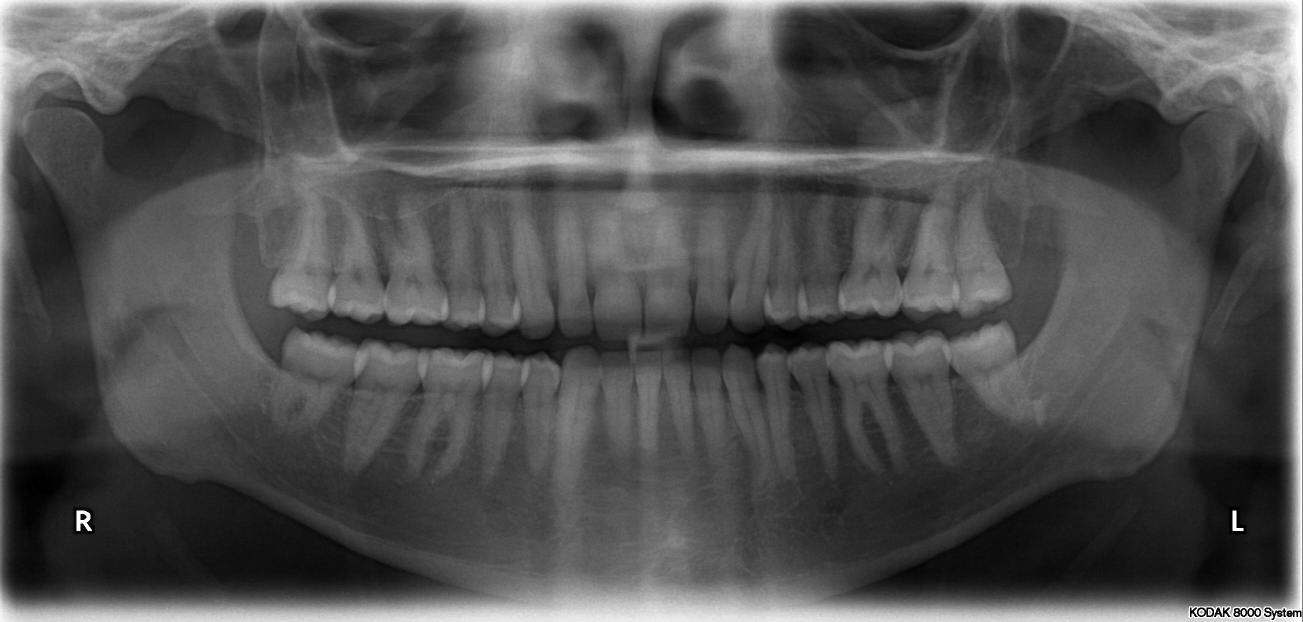
#> input picture partial-exams/1-kol-19/stefan-res/Figure1.jpg, 2606 x 1244 px (shown at 1/2 size)
$ python 1.py
#> lines starting #> are read from the running program, lines starting #| are printed output that depends on the picture
import cv2
import matplotlib.pyplot as plt

image = cv2.imread('Figure1.jpg', cv2.IMREAD_GRAYSCALE)
#> image is the input picture: shape (1244, 2606); min 0, max 255, mean 80.1

plt.subplot(321)
plt.imshow(image, cmap='gray')
plt.title('Original Image')

plt.subplot(322)
plt.hist(image.ravel(), 256, [0,256])

equ = cv2.equalizeHist(image)
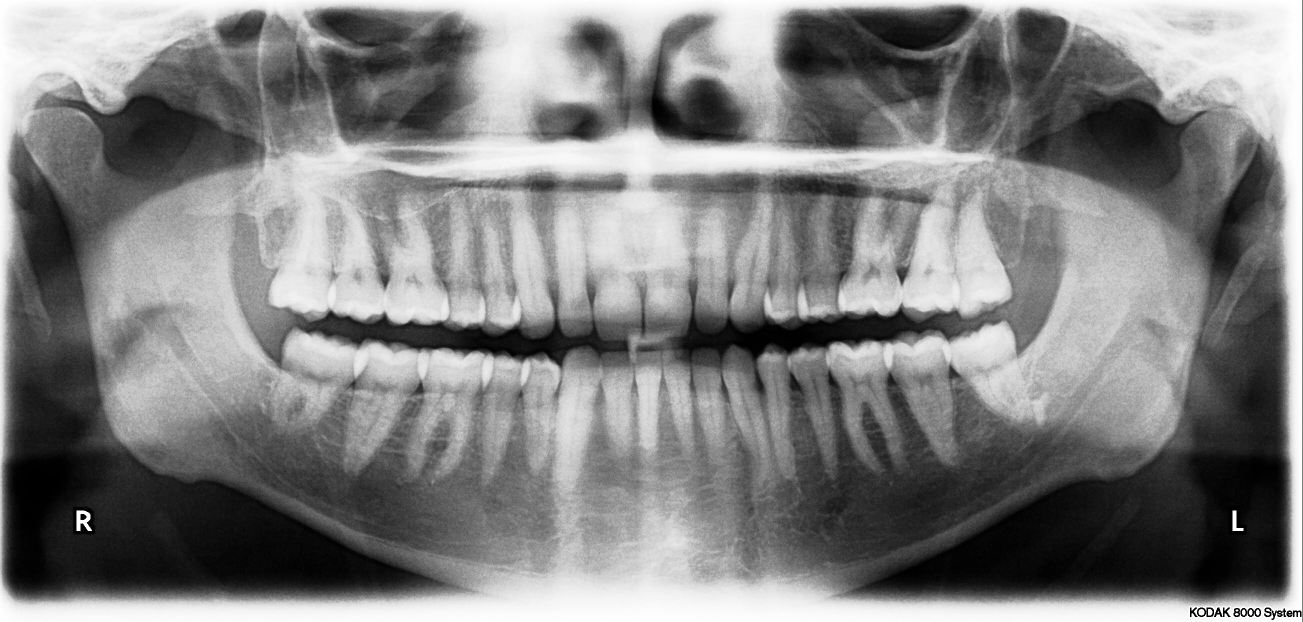
#> equ: shape (1244, 2606) (shown at 1/2 size); min 0, max 255, mean 128.4
plt.subplot(323)
plt.imshow(equ, cmap='gray')
plt.title('Global histogram equalization')

plt.subplot(324)
plt.hist(equ.ravel(), 256, [0,256])

# regionot vrz koj se pravi ekvilizacija e 8x8 kolku pomal tolku podobar no pobavno
# clipLimit e koi vrednosti na pikseli se isfrleni od eq
plt.subplot(325)
clahe = cv2.createCLAHE(clipLimit=50.0, tileGridSize=(8,8))
cl1 = clahe.apply(image)
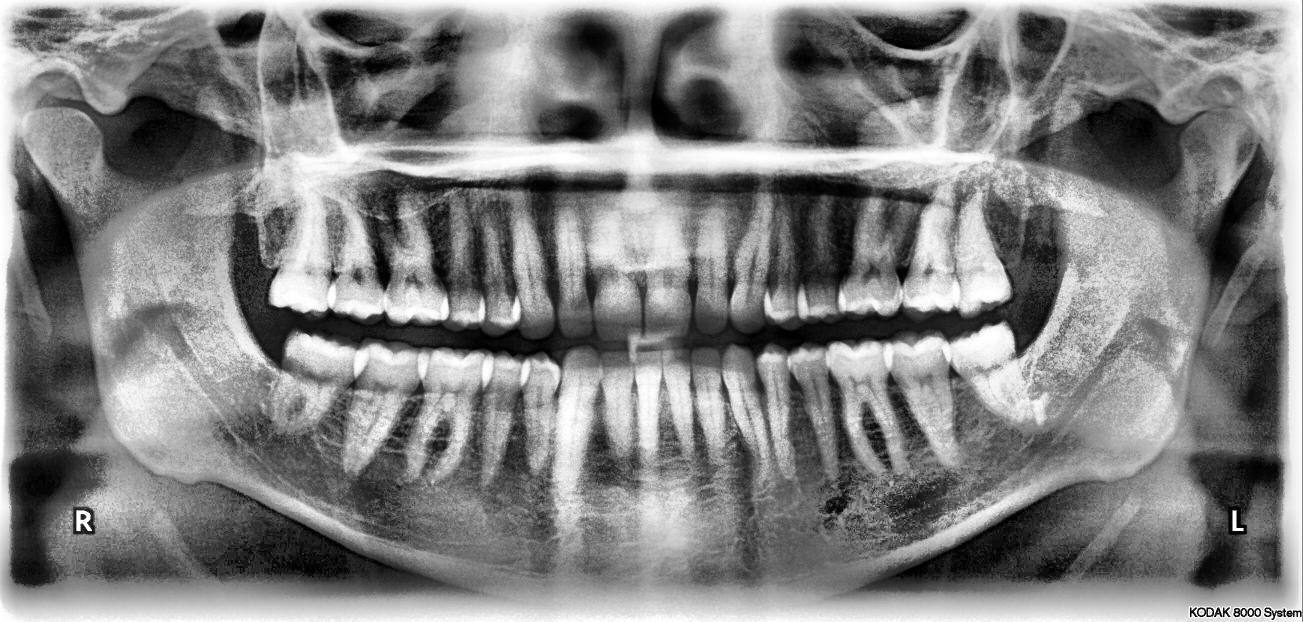
#> cl1: shape (1244, 2606) (shown at 1/2 size); min 0, max 255, mean 128.9
plt.imshow(image, cmap='gray')
plt.title('Adaptive histogram equalization')

plt.subplot(326)
plt.hist(cl1.ravel(),256,[0,256])

plt.show()
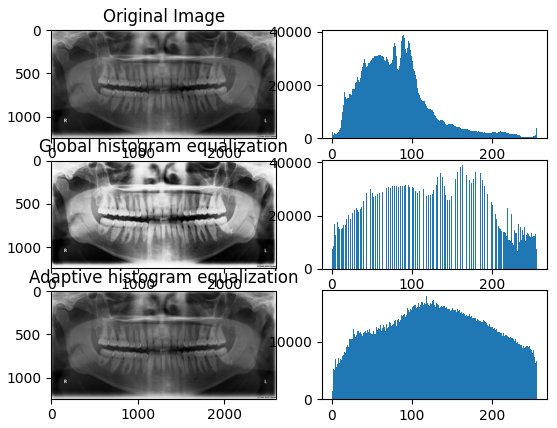
#> figure drawn by matplotlib, 6 panels; panel 2: tallest bar 38899 high, from x = 89 to 90; panel 4: tallest bar 38899 high, from x = 163 to 164; panel 6: tallest bar 18031 high, from x = 118 to 119

$ run again, with partial-exams/1-kol-19/stefan-res/Figure2.jpg copied over partial-exams/1-kol-19/stefan-res/Figure1.jpg
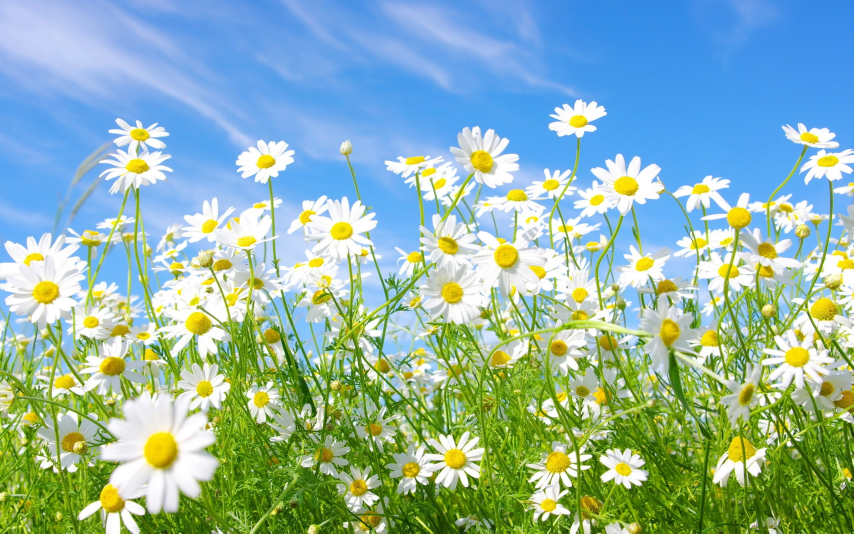
#> input picture partial-exams/1-kol-19/stefan-res/Figure2.jpg, 2560 x 1600 px (shown at 1/3 size)
#> `equ = cv2.equalizeHist(image)`:
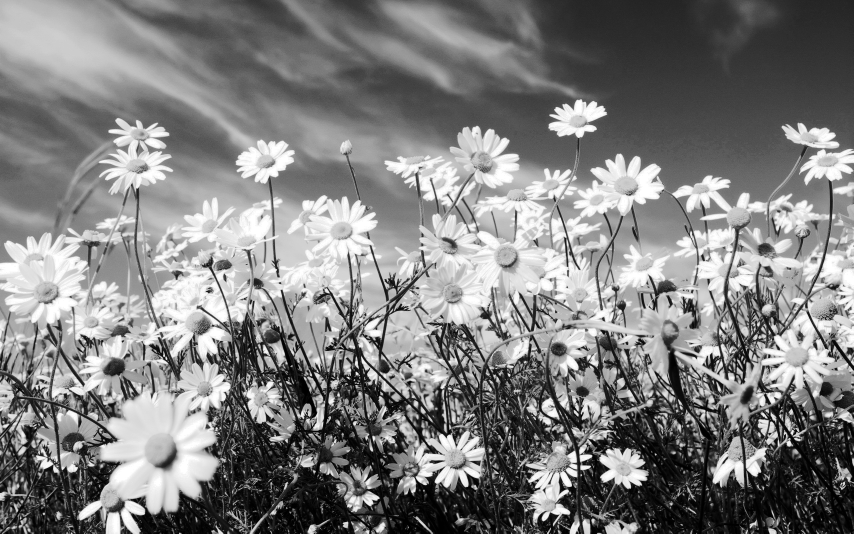
#> equ: shape (1600, 2560) (shown at 1/3 size); min 0, max 255, mean 128.4
#> `cl1 = clahe.apply(image)`:
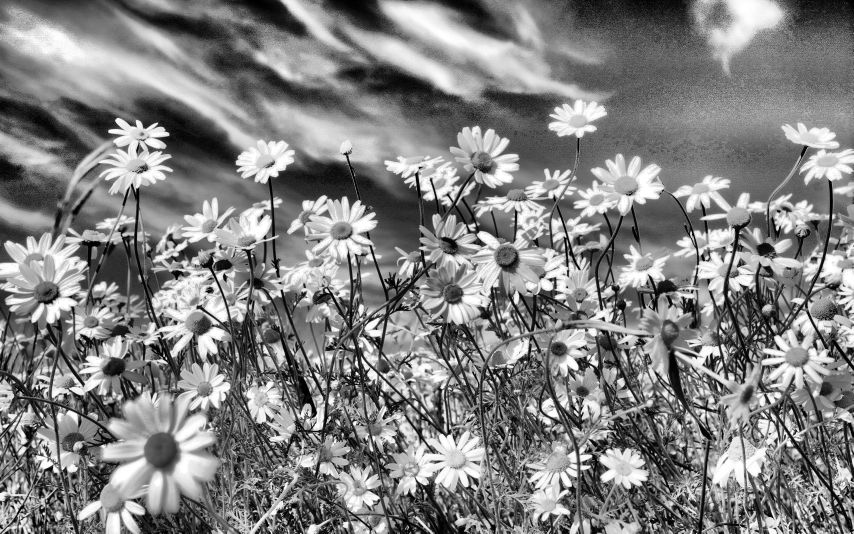
#> cl1: shape (1600, 2560) (shown at 1/3 size); min 0, max 255, mean 129.7

$ run again, with partial-exams/1-kol-19/stefan-res/Figure3.jpg copied over partial-exams/1-kol-19/stefan-res/Figure1.jpg
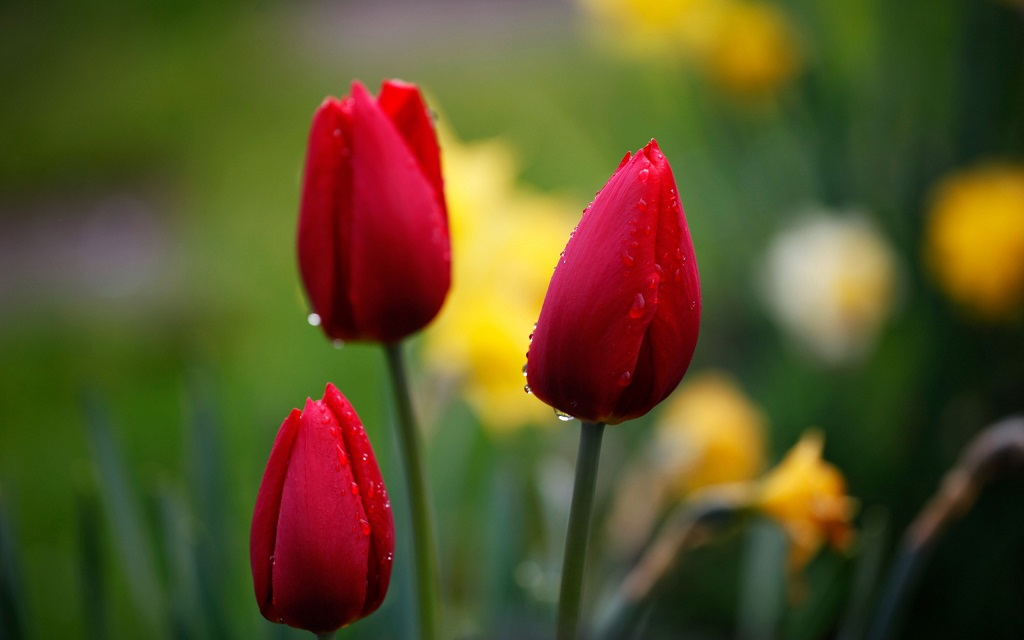
#> input picture partial-exams/1-kol-19/stefan-res/Figure3.jpg, 1024 x 640 px
#> `equ = cv2.equalizeHist(image)`:
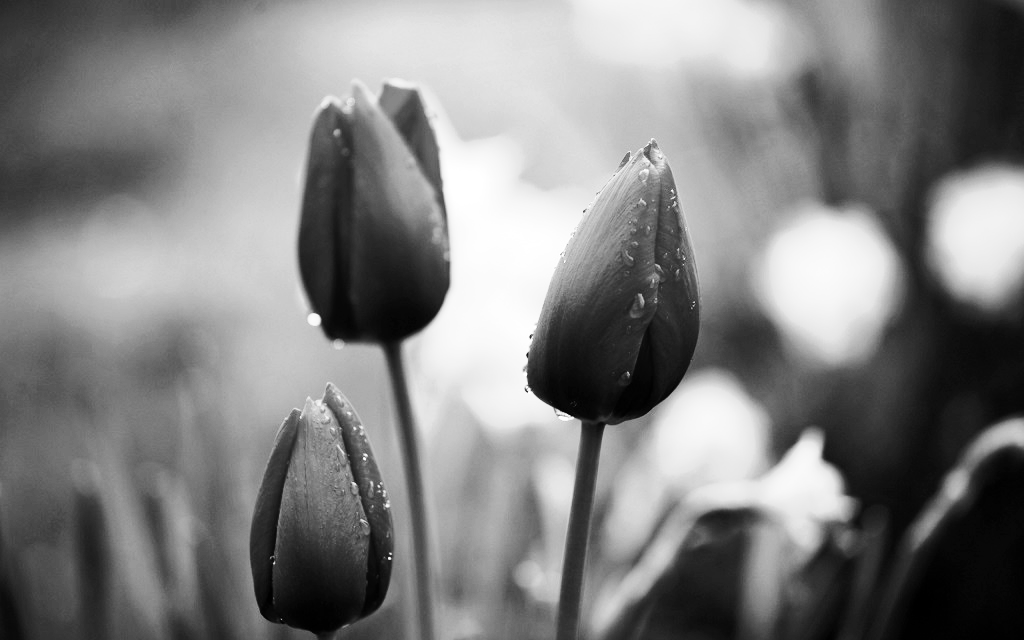
#> equ: shape (640, 1024); min 0, max 255, mean 128.4
#> `cl1 = clahe.apply(image)`:
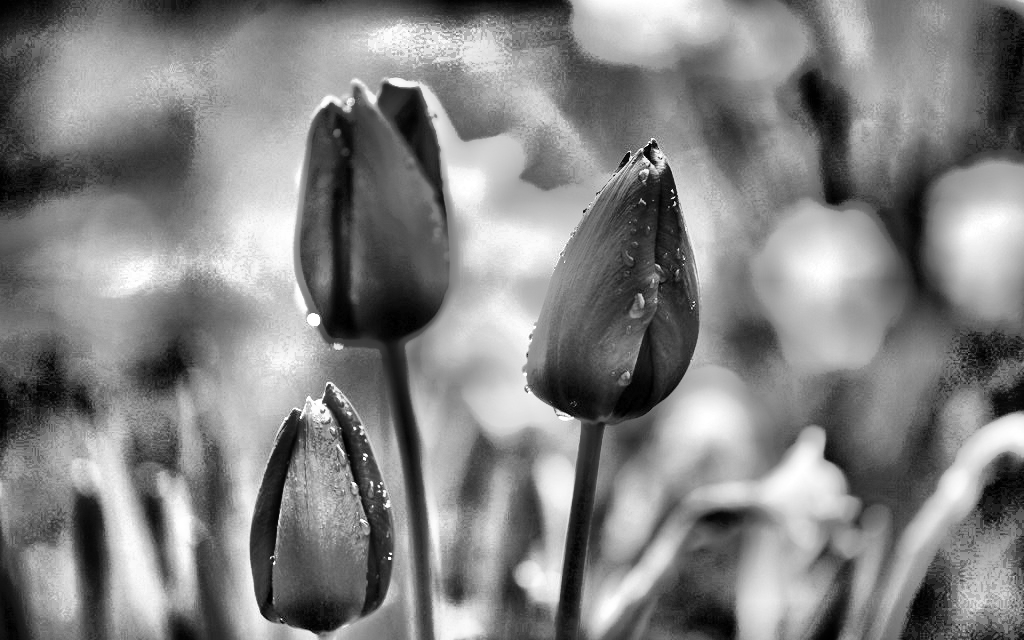
#> cl1: shape (640, 1024); min 0, max 255, mean 130

$ run again, with partial-exams/1-kol-19/stefan-res/Figure4.jpg copied over partial-exams/1-kol-19/stefan-res/Figure1.jpg
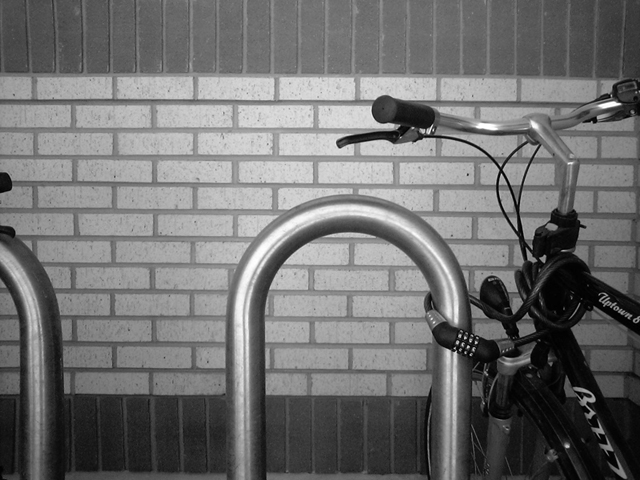
#> input picture partial-exams/1-kol-19/stefan-res/Figure4.jpg, 640 x 480 px
#> image is the input picture: shape (480, 640); min 0, max 255, mean 112.2
#> `equ = cv2.equalizeHist(image)`:
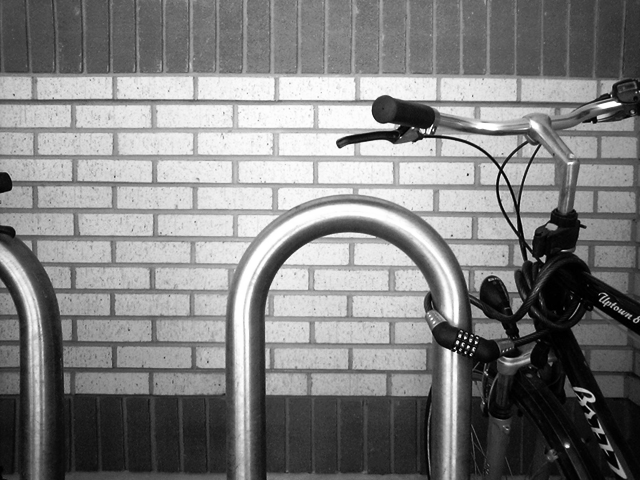
#> equ: shape (480, 640); min 0, max 255, mean 128
#> `cl1 = clahe.apply(image)`:
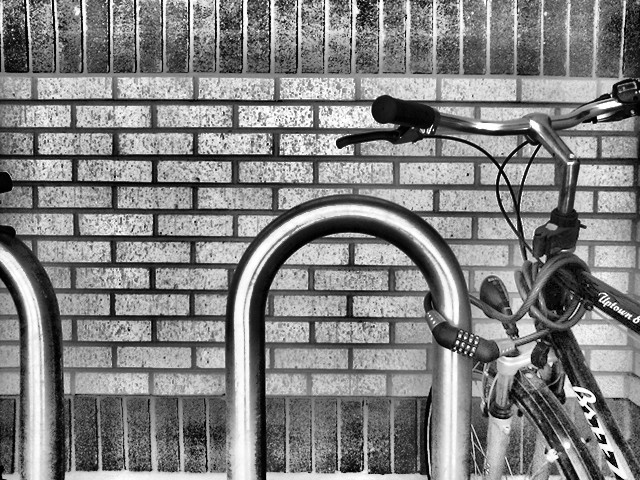
#> cl1: shape (480, 640); min 0, max 255, mean 129.7
